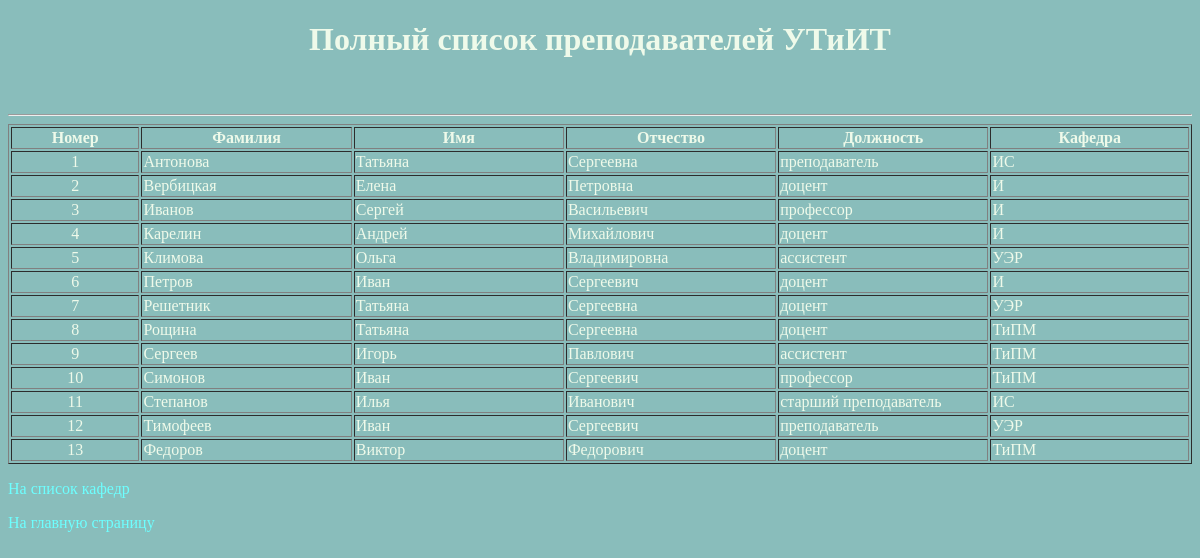
Page /project/lecturers_not_search.php on the committed database.
### tables this page shows
CREATE TABLE IF NOT EXISTS `lecturers` (
  `lec_id` smallint(6) NOT NULL AUTO_INCREMENT,
  `surname` char(20) DEFAULT NULL,
  `name` char(15) DEFAULT NULL,
  `patronymic` char(20) DEFAULT NULL,
  `post` tinyint(4) DEFAULT NULL,
  `faculty` tinyint(4) DEFAULT NULL,
  PRIMARY KEY (`lec_id`),
  KEY `post` (`post`),
  KEY `faculty` (`faculty`)
);

CREATE TABLE IF NOT EXISTS `posts` (
  `post_id` tinyint(4) NOT NULL,
  `post` char(25) DEFAULT NULL,
  PRIMARY KEY (`post_id`)
);

CREATE TABLE IF NOT EXISTS `facultys` (
  `fac_id` smallint(6) NOT NULL AUTO_INCREMENT,
  `fac_abbrev` char(10) DEFAULT NULL,
  `fac_name` char(50) DEFAULT NULL,
  PRIMARY KEY (`fac_id`)
);

### project/lecturers_not_search.php (the view, shortened to what this page needs)
<?php require_once('Connections/studies_date.php'); ?>
<?php
mysqli_select_db($studies_date, $database_studies_date);
$query_lecturers = "SELECT surname, name, patronymic, posts.post, facultys.fac_abbrev
FROM lecturers, posts, facultys
WHERE posts.post_id =lecturers.post AND lecturers.faculty = facultys.fac_id
ORDER BY surname ASC";
$lecturers = mysqli_query($studies_date, $query_lecturers) or die($studies_date->error);
$row_lecturers = mysqli_fetch_assoc($lecturers);
$totalRows_lecturers = mysqli_num_rows($lecturers);
?>
<!DOCTYPE html>
<html lang="ru">
<head>
	<link href="styles.css" rel="stylesheet" type="text/css">
</head>
<body>
	<h1>Полный список преподавателей УТиИТ</h1>
	<p>&nbsp;</p>
	<hr>
  <?php if ($totalRows_lecturers > 0) {  ?>
        <table width="100%"  border="1" cellspacing="2" cellpadding="1">
            <tr>
              <th width="11%" scope="col">Номер</th>
              <th width="18%" scope="col">Фамилия </th>
              <th width="18%" scope="col">Имя</th>
              <th width="18%" scope="col">Отчество</th>
              <th width="18%" scope="col">Должность</th>
              <th width="18%" scope="col">Кафедра</th>
            </tr>
<?php $i=1 ?>
<?php do { ?>
            <tr>
              <td class="center"><?php echo $i; ?></td>
              <td><?php echo $row_lecturers['surname']; ?></td>
              <td><?php echo $row_lecturers['name']; ?></td>
              <td><?php echo $row_lecturers['patronymic']; ?></td>
              <td><?php echo $row_lecturers['post']; ?></td>
              <td><?php echo $row_lecturers['fac_abbrev']; ?></td>
            </tr>
<?php $i++ ?>
<?php } while ($row_lecturers = mysqli_fetch_assoc($lecturers)); ?>
          </table>
<?php }  ?>
<p><a href="facultys">На список кафедр</a> </p>
<p><a href="/">На главную страницу</a> </p>
</body>
</html>

### project/styles.css (style rules this page uses)
body { background-color: #89bdbb; color: #effaea; }
h1 { text-align: center; }
.center { text-align: center; }
a { color: #6DFFFF; text-decoration: none; transition: color 1s, border 0.5s; }

### rows in the picture
lecturers: surname "Антонова", name "Татьяна", patronymic "Сергеевна", posts.post "преподаватель", facultys.fac_abbrev "ИС"
lecturers: surname "Вербицкая", name "Елена", patronymic "Петровна", posts.post "доцент", facultys.fac_abbrev "И"
lecturers: surname "Иванов", name "Сергей", patronymic "Васильевич", posts.post "профессор", facultys.fac_abbrev "И"
lecturers: surname "Карелин", name "Андрей", patronymic "Михайлович", posts.post "доцент", facultys.fac_abbrev "И"
lecturers: surname "Климова", name "Ольга", patronymic "Владимировна", posts.post "ассистент", facultys.fac_abbrev "УЭР"
lecturers: surname "Петров", name "Иван", patronymic "Сергеевич", posts.post "доцент", facultys.fac_abbrev "И"
lecturers: surname "Решетник", name "Татьяна", patronymic "Сергеевна", posts.post "доцент", facultys.fac_abbrev "УЭР"
lecturers: surname "Рощина", name "Татьяна", patronymic "Сергеевна", posts.post "доцент", facultys.fac_abbrev "ТиПМ"
lecturers: surname "Сергеев", name "Игорь", patronymic "Павлович", posts.post "ассистент", facultys.fac_abbrev "ТиПМ"
lecturers: surname "Симонов", name "Иван", patronymic "Сергеевич", posts.post "профессор", facultys.fac_abbrev "ТиПМ"
lecturers: surname "Степанов", name "Илья", patronymic "Иванович", posts.post "старший преподаватель", facultys.fac_abbrev "ИС"
lecturers: surname "Тимофеев", name "Иван", patronymic "Сергеевич", posts.post "преподаватель", facultys.fac_abbrev "УЭР"
lecturers: surname "Федоров", name "Виктор", patronymic "Федорович", posts.post "доцент", facultys.fac_abbrev "ТиПМ"
